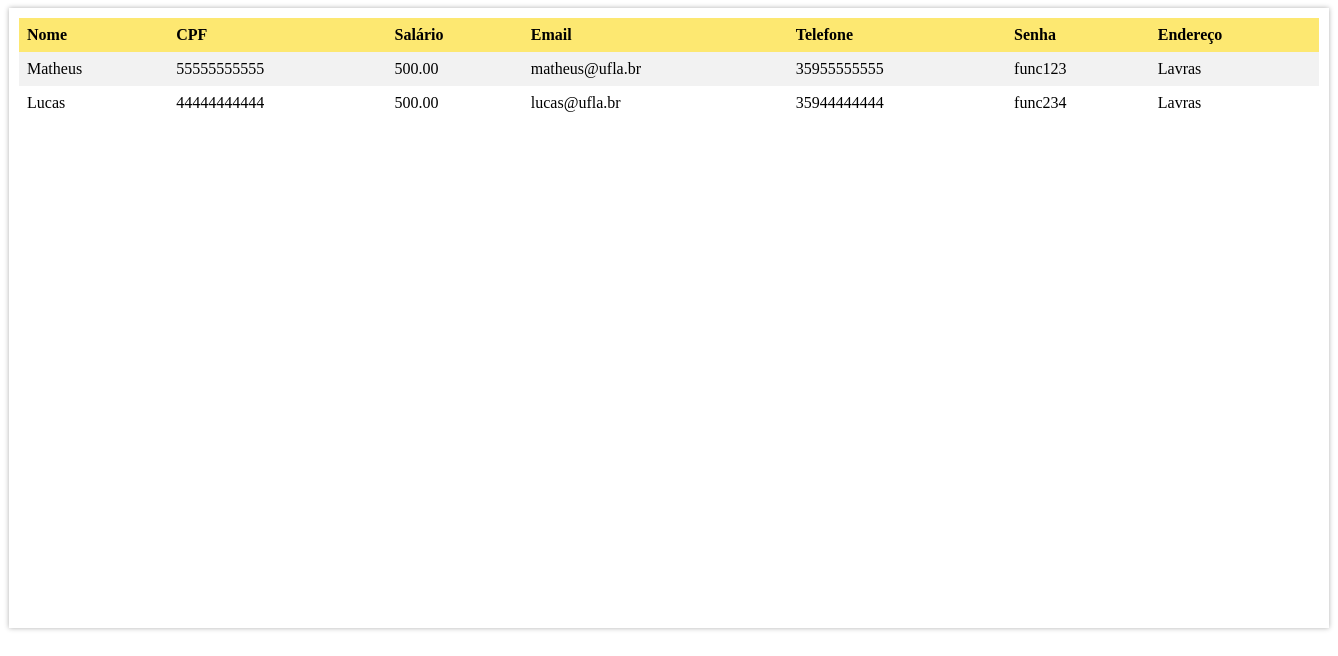
Page /src/Controller/CRUDFuncionario/consultarFuncionarios.php on the committed database.
### tables this page shows
CREATE TABLE IF NOT EXISTS `Funcionario` (
  `idFuncionario` INT NOT NULL AUTO_INCREMENT,
  `nome` VARCHAR(60) NOT NULL,
  `cpf` VARCHAR(11) NOT NULL,
  `salario` DECIMAL(10,2) NOT NULL,
  `email` VARCHAR(100) NOT NULL,
  `telefone` VARCHAR(11) NOT NULL,
  `senha` VARCHAR(45) NOT NULL,
  `endereco` VARCHAR(200) NOT NULL,
  `Gerente_idGerente` INT NOT NULL,
  PRIMARY KEY (`idFuncionario`, `Gerente_idGerente`),
  UNIQUE INDEX `idFuncionario_UNIQUE` (`idFuncionario` ASC),
  UNIQUE INDEX `cpf_UNIQUE` (`cpf` ASC),
  INDEX `fk_Funcionario_Gerente1_idx` (`Gerente_idGerente` ASC),
  CONSTRAINT `fk_Funcionario_Gerente1`
    FOREIGN KEY (`Gerente_idGerente`)
    REFERENCES `Gerente` (`idGerente`)
    ON DELETE NO ACTION
    ON UPDATE NO ACTION);

### src/Persistence/FuncionarioDAO/funcionarioDAO.php (called while the page is built, shortened)
<?php
    class funcionarioDAO {
        function consultar($connection) {
            $sql = "SELECT * FROM `funcionario`";
            return $connection->query($sql);
        }
    }
?>

### src/Controller/CRUDFuncionario/consultarFuncionarios.php (the view, shortened to what this page needs)
<?php
    include_once '../../Persistence/connection.php';
    include_once '../../Persistence/FuncionarioDAO/funcionarioDAO.php';
    $connection = new Connection();
    $connection = $connection->getConnection();
    $funcionariodao = new funcionarioDAO();
    $resultado = $funcionariodao->consultar($connection);
    if ($resultado->num_rows > 0) {
        echo "
        <style>
        table {
        border-collapse: collapse;
        width: 100%;
        }
        th, td {
        text-align: left;
        padding: 8px;
        }
        tr:nth-child(even){background-color: #f2f2f2}
        th {
        background-color: #fcde34b2;
        color: black;
        }
        #interface {
            position: relative;
            width: 1300px;
            height: 600px;
            margin: auto auto auto auto;
            box-shadow: 0px 0px 5px rgba(0, 0, 0, 0.315);
            background-color: white;
            padding: 10px;
        }
        #retangulo {
            position: absolute;
            width: 100%;
            height: 45px;
            left: 0px;
            top: 0px;
            background: #ffd82cfd;
        }
    </style>
    <body>
    <div id='interface'>
        <table>
            <tr>
                <th>Nome</th>
                <th>CPF</th>
                <th>Salário</th>
                <th>Email</th>
                <th>Telefone</th>
                <th>Senha</th>
                <th>Endereço</th>
            </tr>";
        while($registro = $resultado->fetch_assoc()) {
            echo "<tr>";
            echo    "<td>".$registro['nome']."</td>
                    <td>".$registro['cpf']."</td>
                    <td>".$registro['salario']."</td>
                    <td>".$registro['email']."</td>
                    <td>".$registro['telefone']."</td>
                    <td>".$registro['senha']."</td>
                    <td>".$registro['endereco']."</td>";
            echo "</tr>";
        }
    }
    echo "</div></body>";
?>

### src/Controller/CRUDFuncionario/consultarFuncionarios.php (style rules this page uses)
table { border-collapse: collapse; width: 100%; }
th, td { text-align: left; padding: 8px; }
tr:nth-child(even) { background-color: #f2f2f2 }
th { background-color: #fcde34b2; color: black; }
#interface { position: relative; width: 1300px; height: 600px; margin: auto auto auto auto; box-shadow: 0px 0px 5px rgba(0, 0, 0, 0.315); background-color: white; padding: 10px; }

### rows in the picture
funcionario: nome "Matheus", cpf "55555555555", salario "500.00", email "matheus@ufla.br", telefone "35955555555", senha "func123", endereco "Lavras"
funcionario: nome "Lucas", cpf "44444444444", salario "500.00", email "lucas@ufla.br", telefone "35944444444", senha "func234", endereco "Lavras"
